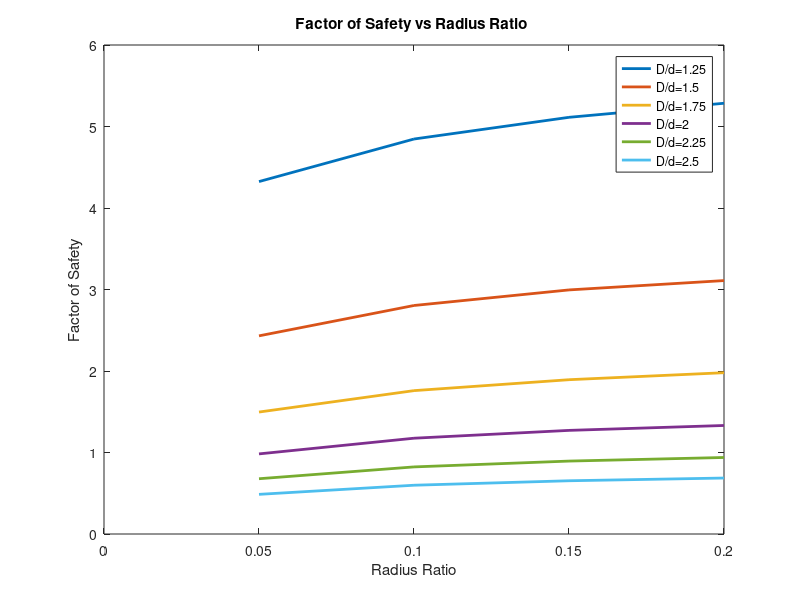

Recreate this plot in MATLAB.
%% Design Fatigue Calculator
% Author: Harry Whinnery
% Class: ME 328-08
%
% The critical section for fatigue failure on a shaft has been determined to be the location of
% the notch radius shown below. To aid in the design of the shaft you are asked to generate
% curves showing the effect on the factor of safety of varying the diameter of the stepped
% down portion, d, and the radius of the notch, r.

%% Clear Workspace
clear figures
clear all;
clc;



%% Inputs
D = 3;                      % diameters
L = 5;                      % step length(inches)
a = 10;                     % arm length(inches)
Pa = 750;                   % alternating load
Pm = 1500;                  % mean load

%% Constants 
Sut = 210;                   % ultimate tensile strength (ksi)
Sy = 180;                    % yield strength (ksi)
if Sut <= 200               
    SePrime = .5*Sut;        % (ksi)
else
    SePrime = 100;
end

dratio = 1.25:0.25:2.5;
rratio = 0.05:0.05:0.20;

a1 = 2.7;                    % ground surface finish
b1 = -0.265;                 % Table 6-2 (P.296)

%% Analysis

for i = 1:length(dratio)
    d = D/dratio(i);
    h = (D/2)-(d/2);
    I = pi()*d^4/64;
    J = I*2;
    for j = 1:length(rratio)
        r = rratio(j)*d;
        %% Finding Kt and Kts
        % Kt for Bending
        if(h/r)<=2
            c1 = .947 + 1.206*sqrt(h/r) - .131*h/r;
            c2 = .022 - 3.405*sqrt(h/r) + .915*h/r;
            c3 = .869 + 1.777*sqrt(h/r) - .555*h/r;
            c4 = -.810 + .422*sqrt(h/r) - .260*h/r;
        else
            c1 = 1.232 + .832*sqrt(h/r) - .008*h/r;
            c2 = -3.813 + .968*sqrt(h/r) - .260*h/r;
            c3 = 7.423 - 4.868*sqrt(h/r) + .869*h/r;
            c4 = -3.839 + 3.070*sqrt(h/r) - .600*h/r;
        end
        Kt = c1 + c2*(2*h/D) + c3*(2*h/D)^2 + c4*(2*h/D)^3;
        
        % Kts for Shear
        c1s = .905 + .783*sqrt(h/r) - .075*h/r;
        c2s = -.437 - 1.969*sqrt(h/r) + .553*h/r;
        c3s = 1.557 + 1.073*sqrt(h/r) - .578*h/r;
        c4s = -1.061 + .171*sqrt(h/r) + .086*h/r;
        Kts = c1s + c2s*(2*h/D) + c3s*(2*h/D)^2 + c4s*(2*h/D)^3;

        %% Finding Kf and Kfs
        neubBend = .246 - (3.08e-3)*Sut + (1.51e-5)*Sut^2 - (2.67e-8)*Sut^3;
        neubTors = .190 - (2.51e-3)*Sut + (1.35e-5)*Sut^2 - (2.67e-8)*Sut^3;
        Kf = 1 + ((Kt-1)/(1+neubBend/sqrt(r)));
        Kfs = 1 + ((Kts-1)/(1+neubTors/sqrt(r)));

        %% Find Knockdowns

        Ka = a1*(Sut^b1);
        if d <= 2
            Kb = (d/.3)^(-.107);
        else
            Kb = .91*d^(-.157);
        end
        Kc = 1;
        Kd = 1;
        Ke = 1;                  % Currently for 50% (Table 6-5, p.323)        

        Se = SePrime*Ka*Kb*Kc*Kd*Ke;

        %% Demand
        Ma = Pa*L/1000;
        siga = Ma*(d/2)/I;
        sigm = siga*(Pm/Pa);
        
        Ta = Pa*a/1000;
        sheara = Ta*(d/2)/J;
        shearm = sheara*(Pm/Pa);
        

        %% Factors of Safety
        sigaprime = sqrt((Kf*siga)^2 + (3*(Kfs*sheara)^2));
        sigmprime = sqrt((sigm)^2 + (3*(shearm)^2));
        
        FSlang = Sy/(sigaprime + sigmprime);
        FSgood = ((sigaprime/Se) + (sigmprime/Sut))^(-1);
        if FSlang > FSgood
            FS(i,j) = FSgood;
        else
            FS(i,j) = FSlang;
        end
    
    end
end

%% Plot
plot(rratio,FS, 'LineWidth', 2)
title('Factor of Safety vs Radius Ratio ');
xlabel('Radius Ratio');
ylabel('Factor of Safety');
legend('D/d=1.25','D/d=1.5','D/d=1.75','D/d=2','D/d=2.25','D/d=2.5');



